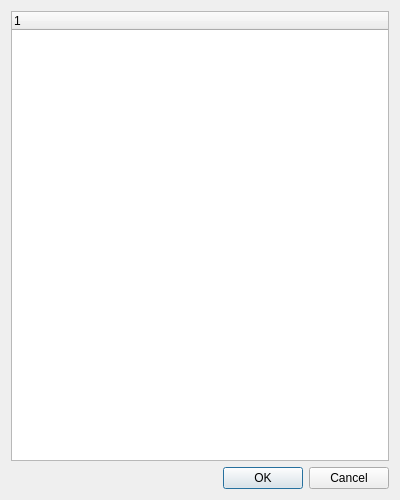
<?xml version="1.0" encoding="UTF-8"?>
<ui version="4.0">
 <class>SVDDialog</class>
 <widget class="QDialog" name="SVDDialog">
  <property name="geometry">
   <rect>
    <x>0</x>
    <y>0</y>
    <width>400</width>
    <height>500</height>
   </rect>
  </property>
  <property name="windowTitle">
   <string>Select SVD</string>
  </property>
  <layout class="QVBoxLayout" name="verticalLayout">
   <item>
    <widget class="QTreeWidget" name="tree_svd"/>
   </item>
   <item>
    <widget class="QDialogButtonBox" name="btn_dialog">
     <property name="orientation">
      <enum>Qt::Horizontal</enum>
     </property>
     <property name="standardButtons">
      <set>QDialogButtonBox::Cancel|QDialogButtonBox::Ok</set>
     </property>
    </widget>
   </item>
  </layout>
 </widget>
 <resources/>
 <connections>
  <connection>
   <sender>btn_dialog</sender>
   <signal>accepted()</signal>
   <receiver>SVDDialog</receiver>
   <slot>accept()</slot>
   <hints>
    <hint type="sourcelabel">
     <x>248</x>
     <y>254</y>
    </hint>
    <hint type="destinationlabel">
     <x>157</x>
     <y>274</y>
    </hint>
   </hints>
  </connection>
  <connection>
   <sender>btn_dialog</sender>
   <signal>rejected()</signal>
   <receiver>SVDDialog</receiver>
   <slot>reject()</slot>
   <hints>
    <hint type="sourcelabel">
     <x>316</x>
     <y>260</y>
    </hint>
    <hint type="destinationlabel">
     <x>286</x>
     <y>274</y>
    </hint>
   </hints>
  </connection>
 </connections>
</ui>
